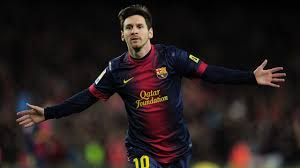
#> input picture assets/messi.jpg, 300 x 168 px
$ python arithmetic_operation.py
#> lines starting #> are read from the running program, lines starting #| are printed output that depends on the picture; after the words box and inside, x2 and y2 are one past the last pixel; in counts of white or black regions, pixels touching at a corner belong together; pictures that were not available may be replaced by others from this repository, and a replacement may not be noted
import cv2 as cv

img1 = cv.imread("../assets/messi.jpg")
#> img1 is the input picture: shape (168, 300, 3); mean B, G, R 27.7, 28.7, 38
img2 = cv.imread("../assets/lena.png")
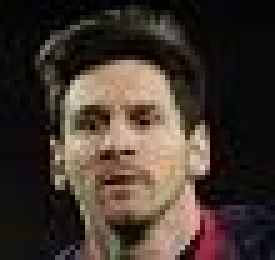
#> input picture assets/template.jpg, 55 x 52 px, given in place of lena.png, which was not available (shown 5 times larger)
#> img2 is the input picture: shape (52, 55, 3); mean B, G, R 46.8, 54.9, 66.8

rows, cols, channels = img1.shape
#> rows = 168; cols = 300; channels = 3
roi = img2[0:rows, 0:cols]

img1gray = cv.cvtColor(img1, cv.COLOR_BGR2GRAY)
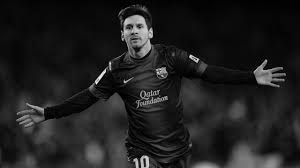
#> img1gray: shape (168, 300); min 0, max 247, mean 31.3
ret, mask = cv.threshold(img1gray, 10, 255, cv.THRESH_BINARY)
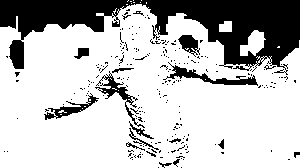
#> mask: shape (168, 300); 75% white; 231 black regions (214 under 20 px), largest, box (x1, y1, x2, y2) and area: (0, 0, 300, 75) 9845, (163, 62, 258, 86) 565, (95, 71, 145, 128) 450
mask_inv = cv.bitwise_not(mask)

#> (the run stopped early here; a loop or call above may not have finished)
